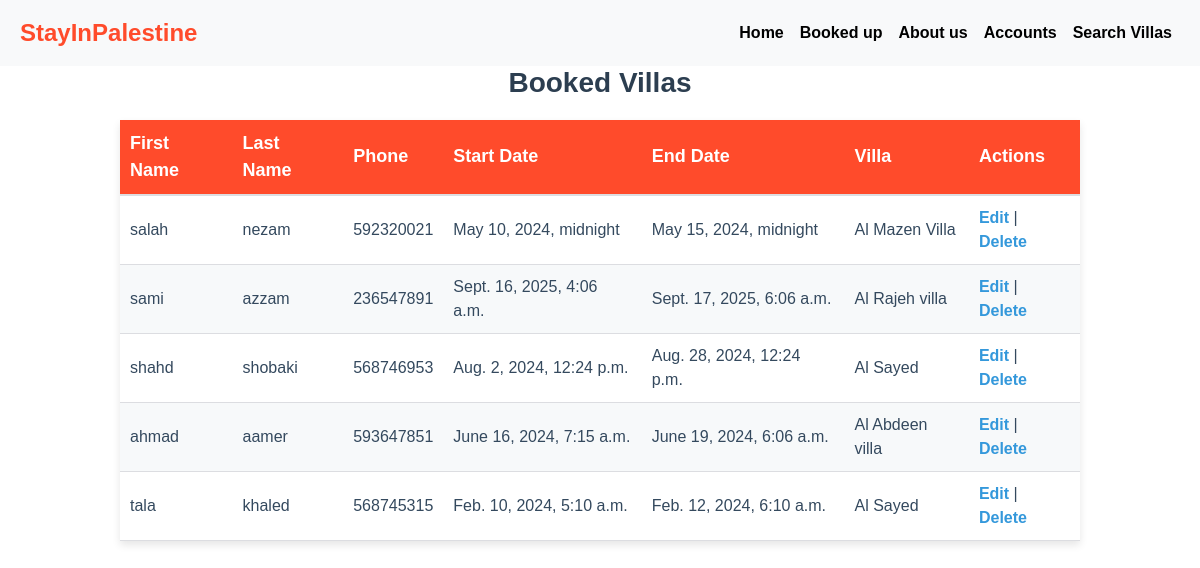
Before: /booked with the older database file.
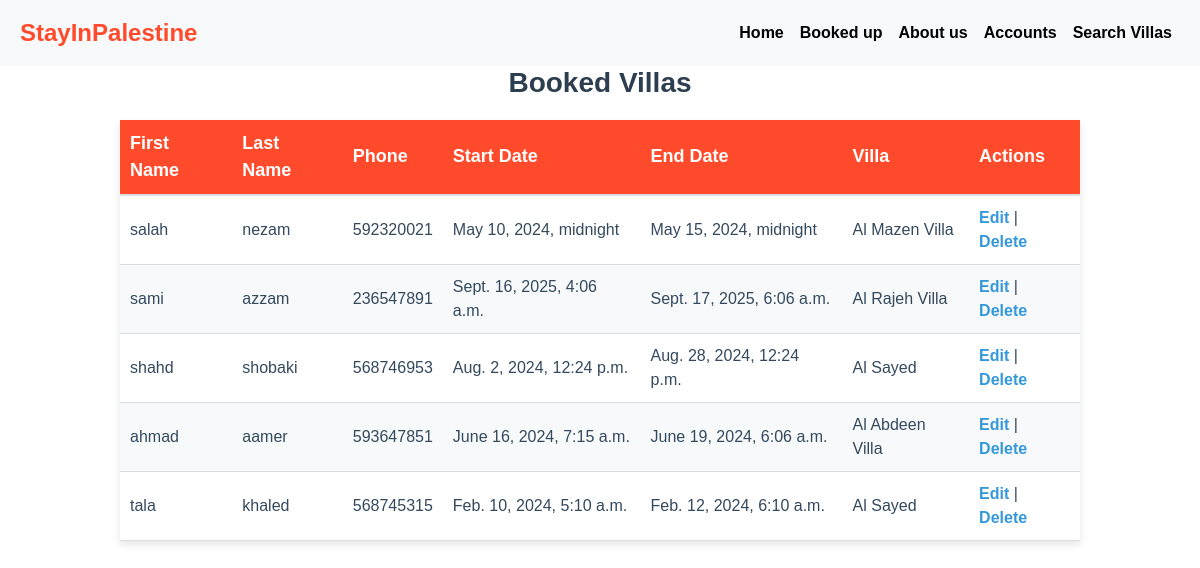
After: the same page with the newer database file.
### group/models.py (models this page shows)
class booking(models.Model):
    First_name = models.CharField(max_length=30)
    Last_name = models.CharField(max_length=30)
    phone = models.IntegerField()
    date_start = models.DateTimeField()
    date_end = models.DateTimeField()
    villas_id = models.ForeignKey(villas, on_delete=models.CASCADE)

class villas(models.Model):
    image = models.ImageField(upload_to='img')
    name = models.CharField(max_length=30)
    desc = models.TextField()
    rooms = models.IntegerField()
    status = models.CharField(max_length=20)
    location = models.CharField(max_length=30)
    price = models.IntegerField()
    user_id = models.ForeignKey(user, on_delete=models.CASCADE)

### group/views.py (the view)
# urls.py: path('booked',views.booked,name='booked'),
def booked(request):
    First_name = request.session.get('First_name')
    Last_name = request.session.get('Last_name')
    if First_name and Last_name:
        user_name = f"{First_name} {Last_name}"
    else:
        user_name = None
    booked_up = booking.objects.all()
    return render(request, 'booked.html', {'booked_up': booked_up ,'user_name': user_name})

### group/templates/booked.html (shortened to what this page needs)
<!DOCTYPE html>
<html lang="en">
<head>
    {% load static %}
    <link href="https://stackpath.bootstrapcdn.com/bootstrap/4.5.2/css/bootstrap.min.css" rel="stylesheet">
    <link rel="stylesheet" href="{% static 'css/booked.css' %}">
</head>
<body>
        <nav class="navbar navbar-expand-lg bg-light">
            <a class="navbar-brand" href="{% url 'index' %}">StayInPalestine</a>
            <div class="collapse navbar-collapse" id="navbarNav">
                <ul class="navbar-nav ml-auto">
                    <li class="nav-item">
                        <a class="nav-link" href="{% url 'index' %}">Home</a>
                    </li>
                    <li class="nav-item">
                        <a class="nav-link" href="{% url 'booked' %}">Booked up</a>
                    </li>
                    <li class="nav-item">
                        <a class="nav-link" href="{% url 'about' %}">About us</a>
                    </li>
                        {% if user_name %}
                        <a class="nav-link" href="{% url 'logout' %}">Logout</a>
                    {% else %}
                    <li class="nav-item">
                        <a class="nav-link" href="{% url 'login' %}">Accounts</a>
                        {% endif %}
                    </li>
                    <li class="nav-item">
                        <a class="nav-link" href="{% url 'villas' %}">Search Villas</a>
                    </li>
                </ul>
            </div>
        </nav>
        <h2>Booked Villas</h2>
        <table>
            <thead>
                <tr>
                    <th>First Name</th>
                    <th>Last Name</th>
                    <th>Phone</th>
                    <th>Start Date</th>
                    <th>End Date</th>
                    <th>Villa</th>
                    <th>Actions</th>
                </tr>
            </thead>
            <tbody>
                {% for booking in booked_up %}
                <tr>
                    <td>{{ booking.First_name }}</td>
                    <td>{{ booking.Last_name }}</td>
                    <td>{{ booking.phone }}</td>
                    <td>{{ booking.date_start }}</td>
                    <td>{{ booking.date_end }}</td>
                    <td>{{ booking.villas_id.name }}</td>
                    <td>
                        <a href="{% url 'edit_booking' booking.id %}">Edit</a> |
                        <a href="{% url 'delete_booking' booking.id %}" onclick="return confirm('Are you sure you want to delete this booking?');">Delete</a>
                    </td>
                </tr>
                {% endfor %}
            </tbody>
        </table>
</body>
</html>

Changed rows visible on the page:
changed through a linked row, booking "sami": villas_id.name "Al Rajeh villa" → "Al Rajeh Villa"
changed through a linked row, booking "ahmad": villas_id.name "Al Abdeen villa" → "Al Abdeen Villa"
